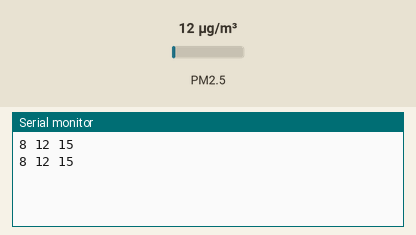
Recording of a sketch running on a simulated Arduino Uno, built with avr-gcc and run on an emulated ATmega328P. Parts: the last lines printed to the serial monitor. The inputs (shaded band) are chosen by the test bench; at power-on: PM2.5 12 µg/m³.

Above: at 6.2 s.
6.3 s: PM2.5 set to 6 µg/m³
At 7.6 s:
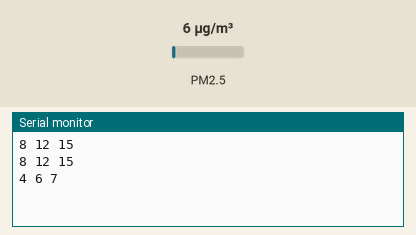
7.8 s: PM2.5 set to 75 µg/m³
At 8.8 s:
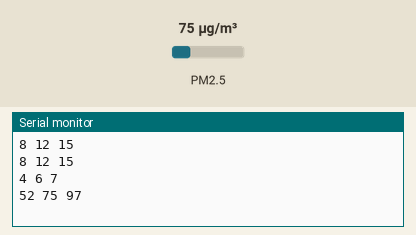
Timing chart, 0 to 10.8 s (numbered marks = the images above; inputs shaded):
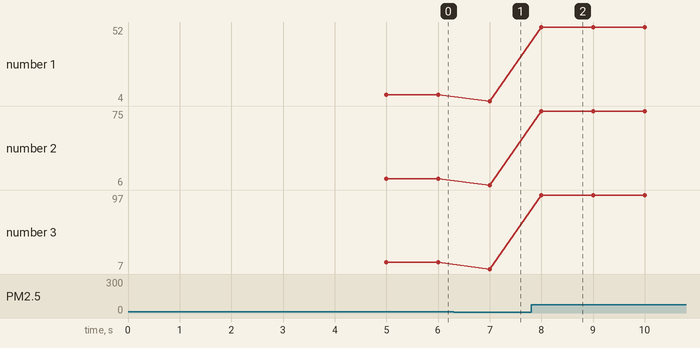

Measured:
- after the input at 6.3 s, the serial monitor: prints a new line after 0.70 s (image 1)
- after the input at 7.8 s, the serial monitor: prints a new line after 0.20 s (image 2)
- plotted number 1: 8 → 4 after the input at 6.3 s, 4 → 52 after the input at 7.8 s
- plotted number 2: 12 → 6 after the input at 6.3 s, 6 → 75 after the input at 7.8 s
- plotted number 3: 15 → 7 after the input at 6.3 s, 7 → 97 after the input at 7.8 s

The sketch:

dust_reader.ino
```cpp
#include "PMS.h"

PMS pms(Serial);
PMS::DATA data;


void setup()

{
  delay(5000);
  Serial.begin(9600);
}

void loop()
{
  if (pms.read(data))
  {
    //Serial.print("PM 1.0 (ug/m3): ");
    Serial.print(data.PM_AE_UG_1_0);
    Serial.print(" ");
    //Serial.print("PM 2.5 (ug/m3): ");
    Serial.print(data.PM_AE_UG_2_5);
    Serial.print(" ");
    //Serial.print("PM 10.0 (ug/m3): ");
    Serial.print(data.PM_AE_UG_10_0);

    Serial.println();

  }

  // Do other stuff...
}
```
